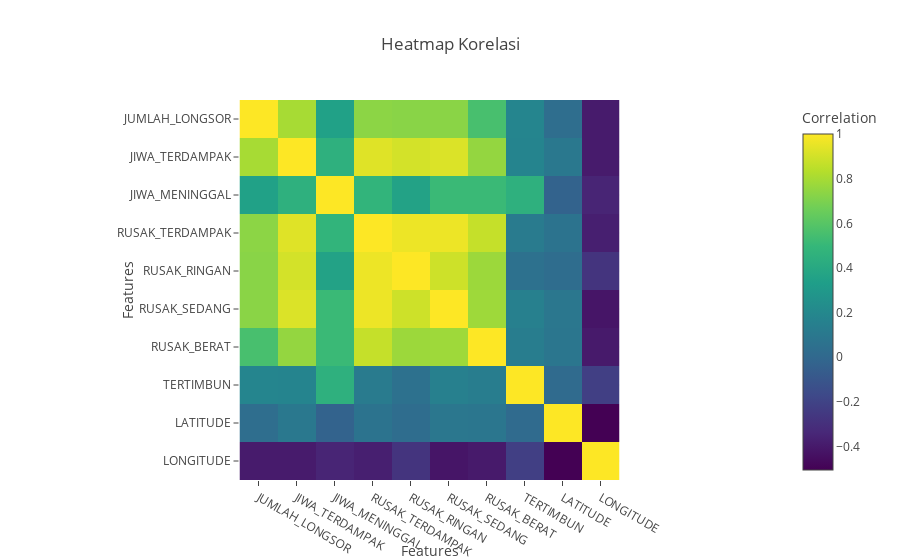

The notebook cell saved with this chart:
### Code cell
# Calculate correlation matrix
correlation_matrix = df[selected_features].corr()

# Plot heatmap using Plotly Express
fig = px.imshow(correlation_matrix,
                labels=dict(x="Features", y="Features", color="Correlation"),
                x=selected_features,
                y=selected_features,
                color_continuous_scale="viridis",
                title="Heatmap Korelasi")

fig.show()

print("Visualisasi ini memberikan gambaran distribusi univariat dari setiap variabel dalam dataset. Histogram menunjukkan sebaran nilai-nilai di setiap variabel, dan kernel density estimation (KDE) memberikan perkiraan kurva distribusi.")

### Figure 1 — Plotly figure (JSON) as saved in the notebook; plotly's stock layout.template omitted (floating-point values rounded to 4 significant figures)
{"data": [{"coloraxis": "coloraxis", "hovertemplate": "Features: %{x}<br>Features: %{y}<br>Correlation: %{z}<extra></extra>", "name": "0", "type": "heatmap", "x": ["JUMLAH_LONGSOR", "JIWA_TERDAMPAK", "JIWA_MENINGGAL", "RUSAK_TERDAMPAK", "RUSAK_RINGAN", "RUSAK_SEDANG", "RUSAK_BERAT", "TERTIMBUN", "LATITUDE", "LONGITUDE"], "xaxis": "x", "y": ["JUMLAH_LONGSOR", "JIWA_TERDAMPAK", "JIWA_MENINGGAL", "RUSAK_TERDAMPAK", "RUSAK_RINGAN", "RUSAK_SEDANG", "RUSAK_BERAT", "TERTIMBUN", "LATITUDE", "LONGITUDE"], "yaxis": "y", "z": [[1, 0.799, 0.3494, 0.7352, 0.7293, 0.7313, 0.5543, 0.1792, 0.03335, -0.3934], [0.799, 1, 0.4502, 0.9306, 0.9017, 0.9201, 0.7543, 0.1765, 0.09753, -0.3948], [0.3494, 0.4502, 1, 0.4766, 0.3597, 0.5126, 0.5116, 0.45, -0.03138, -0.3502], [0.7352, 0.9306, 0.4766, 1, 0.9639, 0.9625, 0.8701, 0.1157, 0.06836, -0.3772], [0.7293, 0.9017, 0.3597, 0.9639, 1, 0.8878, 0.773, 0.05717, 0.02673, -0.2769], [0.7313, 0.9201, 0.5126, 0.9625, 0.8878, 1, 0.7784, 0.1512, 0.09213, -0.4182], [0.5543, 0.7543, 0.5116, 0.8701, 0.773, 0.7784, 1, 0.1337, 0.08783, -0.3969], [0.1792, 0.1765, 0.45, 0.1157, 0.05717, 0.1512, 0.1337, 1, 0.01543, -0.223], [0.03335, 0.09753, -0.03138, 0.06836, 0.02673, 0.09213, 0.08783, 0.01543, 1, -0.505], [-0.3934, -0.3948, -0.3502, -0.3772, -0.2769, -0.4182, -0.3969, -0.223, -0.505, 1]]}], "layout": {"coloraxis": {"colorbar": {"title": {"text": "Correlation"}}, "colorscale": [[0, "#440154"], [0.1111, "#482878"], [0.2222, "#3e4989"], [0.3333, "#31688e"], [0.4444, "#26828e"], [0.5556, "#1f9e89"], [0.6667, "#35b779"], [0.7778, "#6ece58"], [0.8889, "#b5de2b"], [1, "#fde725"]]}, "title": {"text": "Heatmap Korelasi"}, "xaxis": {"anchor": "y", "constrain": "domain", "domain": [0, 1], "scaleanchor": "y", "title": {"text": "Features"}}, "yaxis": {"anchor": "x", "autorange": "reversed", "constrain": "domain", "domain": [0, 1], "title": {"text": "Features"}}}}
